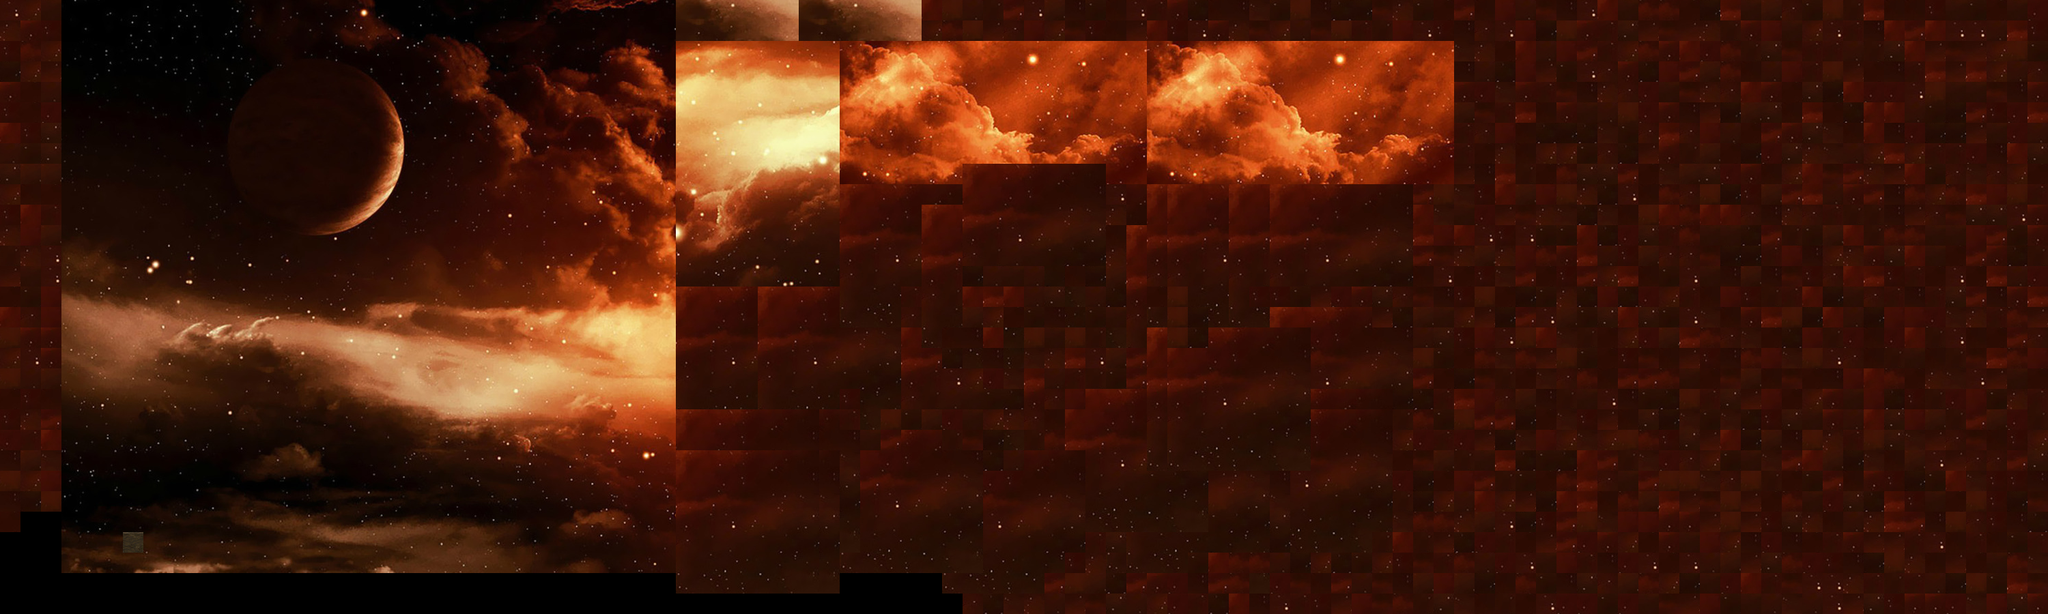

Below is a game level as drawn by its tile map, then a one-line description and the .tmx that defines it (tile-layer data replaced by summaries):
An orthogonal 100x30 tile map with 30x30 px tiles, 1 tile layer (BackGround), 1 hidden layer not drawn, 3 tilesets.

<map version="1.0" orientation="orthogonal" width="100" height="30" tilewidth="30" tileheight="30">
 <tileset firstgid="1" name="Sky" tilewidth="30" tileheight="30">
  <image source="starry-cloudy-sky-14672-1920x1200.jpg" width="1920" height="1200" />
  <terraintypes>
   <terrain name="SkyClouds" tile="-1">
    <properties>
     <property name="test2" value="3" />
    </properties>
   </terrain>
   <terrain name="take2" tile="-1">
    <properties>
     <property name="test" value="2" />
    </properties>
   </terrain>
  </terraintypes>
<tile id="557" terrain="0,0,0,0"><properties><property name="blah" value="blah" /></properties></tile>
  <tile id="558" terrain="0,0,0,0"><properties><property name="blah" value="blah" /></properties></tile>
  <tile id="559" terrain="0,0,0,0"><properties><property name="blah" value="blah" /></properties></tile>
  <tile id="560" terrain="0,0,0,0"><properties><property name="blah" value="blah" /></properties></tile>
  <tile id="561" terrain="0,0,0,0"><properties><property name="blah" value="blah" /></properties></tile>
  <tile id="562" terrain="0,0,0,0"><properties><property name="blah" value="blah" /></properties></tile>
  <tile id="563" terrain="0,0,0,0"><properties><property name="blah" value="blah" /></properties></tile>
  <tile id="564" terrain="0,0,0,0"><properties><property name="blah" value="blah" /></properties></tile>
  <tile id="565" terrain="0,0,0,0"><properties><property name="blah" value="blah" /></properties></tile>
  <tile id="621" terrain="0,0,0,0"><properties><property name="blah" value="blah" /></properties></tile>
  <tile id="622" terrain="0,0,0,0"><properties><property name="blah" value="blah" /></properties></tile>
  <tile id="623" terrain="0,0,0,0"><properties><property name="blah" value="blah" /></properties></tile>
  <tile id="624" terrain="0,0,0,0"><properties><property name="blah" value="blah" /></properties></tile>
  <tile id="625" terrain="0,0,0,0"><properties><property name="blah" value="blah" /></properties></tile>
  <tile id="626" terrain="0,0,0,0"><properties><property name="blah" value="blah" /></properties></tile>
  <tile id="627" terrain="0,0,0,0"><properties><property name="blah" value="blah" /></properties></tile>
  <tile id="628" terrain="0,0,0,0"><properties><property name="blah" value="blah" /></properties></tile>
  <tile id="629" terrain="0,0,0,0"><properties><property name="blah" value="blah" /></properties></tile>
  <tile id="685" terrain="0,0,0,0"><properties><property name="blah" value="blah" /></properties></tile>
  <tile id="686" terrain="0,0,0,0"><properties><property name="blah" value="blah" /></properties></tile>
  <tile id="687" terrain="0,0,0,0"><properties><property name="blah" value="blah" /></properties></tile>
  <tile id="688" terrain="0,0,0,0"><properties><property name="blah" value="blah" /></properties></tile>
  <tile id="689" terrain="0,0,0,0"><properties><property name="blah" value="blah" /></properties></tile>
  <tile id="690" terrain="0,0,0,0"><properties><property name="blah" value="blah" /></properties></tile>
  <tile id="691" terrain="0,0,0,0"><properties><property name="blah" value="blah" /></properties></tile>
  <tile id="692" terrain="0,0,0,0"><properties><property name="blah" value="blah" /></properties></tile>
  <tile id="693" terrain="0,0,0,0"><properties><property name="blah" value="blah" /></properties></tile>
  <tile id="749" terrain="0,0,0,0"><properties><property name="blah" value="blah" /></properties></tile>
  <tile id="750" terrain="0,0,0,0"><properties><property name="blah" value="blah" /></properties></tile>
  <tile id="751" terrain="0,0,0,0"><properties><property name="blah" value="blah" /></properties></tile>
  <tile id="752" terrain="0,0,0,0"><properties><property name="blah" value="blah" /></properties></tile>
  <tile id="753" terrain="0,0,0,0"><properties><property name="blah" value="blah" /></properties></tile>
  <tile id="754" terrain="0,0,0,0"><properties><property name="blah" value="blah" /></properties></tile>
  <tile id="755" terrain="0,0,0,0"><properties><property name="blah" value="blah" /></properties></tile>
  <tile id="756" terrain="0,0,0,0"><properties><property name="blah" value="blah" /></properties></tile>
  <tile id="757" terrain="0,0,0,0"><properties><property name="blah" value="blah" /></properties></tile>
  <tile id="813" terrain="0,0,0,0"><properties><property name="blah" value="blah" /></properties></tile>
  <tile id="814" terrain="0,0,0,0"><properties><property name="blah" value="blah" /></properties></tile>
  <tile id="815" terrain="0,0,0,0"><properties><property name="blah" value="blah" /></properties></tile>
  <tile id="816" terrain="0,0,0,0"><properties><property name="blah" value="blah" /></properties></tile>
  <tile id="817" terrain="0,0,0,0"><properties><property name="blah" value="blah" /></properties></tile>
  <tile id="818" terrain="0,0,0,0"><properties><property name="blah" value="blah" /></properties></tile>
  <tile id="819" terrain="0,0,0,0"><properties><property name="blah" value="blah" /></properties></tile>
  <tile id="820" terrain="0,0,0,0"><properties><property name="blah" value="blah" /></properties></tile>
  <tile id="821" terrain="0,0,0,0"><properties><property name="blah" value="blah" /></properties></tile>
  <tile id="877" terrain="0,0,0,0"><properties><property name="blah" value="blah" /></properties></tile>
  <tile id="878" terrain="0,0,0,0"><properties><property name="blah" value="blah" /></properties></tile>
  <tile id="879" terrain="0,0,0,0"><properties><property name="blah" value="blah" /></properties></tile>
  <tile id="880" terrain="0,0,0,0"><properties><property name="blah" value="blah" /></properties></tile>
  <tile id="881" terrain="0,0,0,0"><properties><property name="blah" value="blah" /></properties></tile>
  <tile id="882" terrain="0,0,0,0"><properties><property name="blah" value="blah" /></properties></tile>
  <tile id="883" terrain="0,0,0,0"><properties><property name="blah" value="blah" /></properties></tile>
  <tile id="884" terrain="0,0,0,0"><properties><property name="blah" value="blah" /></properties></tile>
  <tile id="885" terrain="0,0,0,0"><properties><property name="blah" value="blah" /></properties></tile>
  <tile id="941" terrain="0,0,0,0"><properties><property name="blah" value="blah" /></properties></tile>
  <tile id="942" terrain="0,0,0,0"><properties><property name="blah" value="blah" /></properties></tile>
  <tile id="943" terrain="0,0,0,0"><properties><property name="blah" value="blah" /></properties></tile>
  <tile id="944" terrain="0,0,0,0"><properties><property name="blah" value="blah" /></properties></tile>
  <tile id="945" terrain="0,0,0,0"><properties><property name="blah" value="blah" /></properties></tile>
  <tile id="946" terrain="0,0,0,0"><properties><property name="blah" value="blah" /></properties></tile>
  <tile id="947" terrain="0,0,0,0"><properties><property name="blah" value="blah" /></properties></tile>
  <tile id="948" terrain="0,0,0,0"><properties><property name="blah" value="blah" /></properties></tile>
  <tile id="949" terrain="0,0,0,0"><properties><property name="blah" value="blah" /></properties></tile>
  <tile id="1005" terrain="0,0,0,0"><properties><property name="blah" value="blah" /></properties></tile>
  <tile id="1006" terrain="0,0,0,0"><properties><property name="blah" value="blah" /></properties></tile>
  <tile id="1007" terrain="0,0,0,0"><properties><property name="blah" value="blah" /></properties></tile>
  <tile id="1008" terrain="0,0,0,0"><properties><property name="blah" value="blah" /></properties></tile>
  <tile id="1009" terrain="0,0,0,0"><properties><property name="blah" value="blah" /></properties></tile>
  <tile id="1010" terrain="0,0,0,0"><properties><property name="blah" value="blah" /></properties></tile>
  <tile id="1011" terrain="0,0,0,0"><properties><property name="blah" value="blah" /></properties></tile>
  <tile id="1012" terrain="0,0,0,0"><properties><property name="blah" value="blah" /></properties></tile>
  <tile id="1013" terrain="0,0,0,0"><properties><property name="blah" value="blah" /></properties></tile>
  <tile id="1072" terrain="0,,,"><properties><property name="blah" value="blah" /></properties></tile>
  <tile id="1074" terrain=",0,,0"><properties><property name="blah" value="blah" /></properties></tile>
  <tile id="1075" terrain="0,0,,0"><properties><property name="blah" value="blah" /></properties></tile>
  <tile id="1076" terrain="0,,,"><properties><property name="blah" value="blah" /></properties></tile>
  <tile id="1139" terrain=",0,,0"><properties><property name="blah" value="blah" /></properties></tile>
  <tile id="1203" terrain=",0,,"><properties><property name="blah" value="blah" /></properties></tile>
  <tile id="2233" terrain="1,1,1,1"><properties><property name="blah" value="blah" /></properties></tile>
  <tile id="2234" terrain="1,1,1,1"><properties><property name="blah" value="blah" /></properties></tile>
  <tile id="2235" terrain="1,1,1,1"><properties><property name="blah" value="blah" /></properties></tile>
  <tile id="2236" terrain="1,1,1,1"><properties><property name="blah" value="blah" /></properties></tile>
  <tile id="2237" terrain="1,1,1,1"><properties><property name="blah" value="blah" /></properties></tile>
  <tile id="2238" terrain="1,1,1,1"><properties><property name="blah" value="blah" /></properties></tile>
  <tile id="2239" terrain="1,1,1,1"><properties><property name="blah" value="blah" /></properties></tile>
  <tile id="2297" terrain="1,1,1,1"><properties><property name="blah" value="blah" /></properties></tile>
  <tile id="2298" terrain="1,1,1,1"><properties><property name="blah" value="blah" /></properties></tile>
  <tile id="2299" terrain="1,1,1,1"><properties><property name="blah" value="blah" /></properties></tile>
  <tile id="2300" terrain="1,1,1,1"><properties><property name="blah" value="blah" /></properties></tile>
  <tile id="2301" terrain="1,1,1,1"><properties><property name="blah" value="blah" /></properties></tile>
  <tile id="2302" terrain="1,1,1,1"><properties><property name="blah" value="blah" /></properties></tile>
  <tile id="2303" terrain="1,1,1,1"><properties><property name="blah" value="blah" /></properties></tile>
  <tile id="2361" terrain="1,1,1,1"><properties><property name="blah" value="blah" /></properties></tile>
  <tile id="2362" terrain="1,1,1,1"><properties><property name="blah" value="blah" /></properties></tile>
  <tile id="2363" terrain="1,1,1,1"><properties><property name="blah" value="blah" /></properties></tile>
  <tile id="2364" terrain="1,1,1,1"><properties><property name="blah" value="blah" /></properties></tile>
  <tile id="2365" terrain="1,1,1,1"><properties><property name="blah" value="blah" /></properties></tile>
  <tile id="2366" terrain="1,1,1,1"><properties><property name="blah" value="blah" /></properties></tile>
  <tile id="2367" terrain="1,1,1,1"><properties><property name="blah" value="blah" /></properties></tile>
  <tile id="2425" terrain="1,1,1,1"><properties><property name="blah" value="blah" /></properties></tile>
  <tile id="2426" terrain="1,1,1,1"><properties><property name="blah" value="blah" /></properties></tile>
  <tile id="2427" terrain="1,1,1,1"><properties><property name="blah" value="blah" /></properties></tile>
  <tile id="2428" terrain="1,1,1,1"><properties><property name="blah" value="blah" /></properties></tile>
  <tile id="2429" terrain="1,1,1,1"><properties><property name="blah" value="blah" /></properties></tile>
  <tile id="2430" terrain="1,1,1,1"><properties><property name="blah" value="blah" /></properties></tile>
  <tile id="2431" terrain="1,1,1,1"><properties><property name="blah" value="blah" /></properties></tile>
 </tileset>
 <tileset firstgid="2561" name="RockyGround" tilewidth="30" tileheight="30">
  <image source="RockyForest.png" width="1024" height="662" />
 </tileset>
 <tileset firstgid="3309" name="GrassFloor" tilewidth="30" tileheight="30">
  <image source="tiles.png" width="918" height="678" />
 </tileset>
 <layer name="BackGround" width="100" height="30">
  <data>[3000 cells, 2907 non-empty, 1090 distinct tile ids]</data>
 </layer>
 <layer name="Floor" width="100" height="30" visible="0">
  <data>[3000 cells, 661 non-empty, 22 distinct tile ids]</data>
 </layer>
</map>
